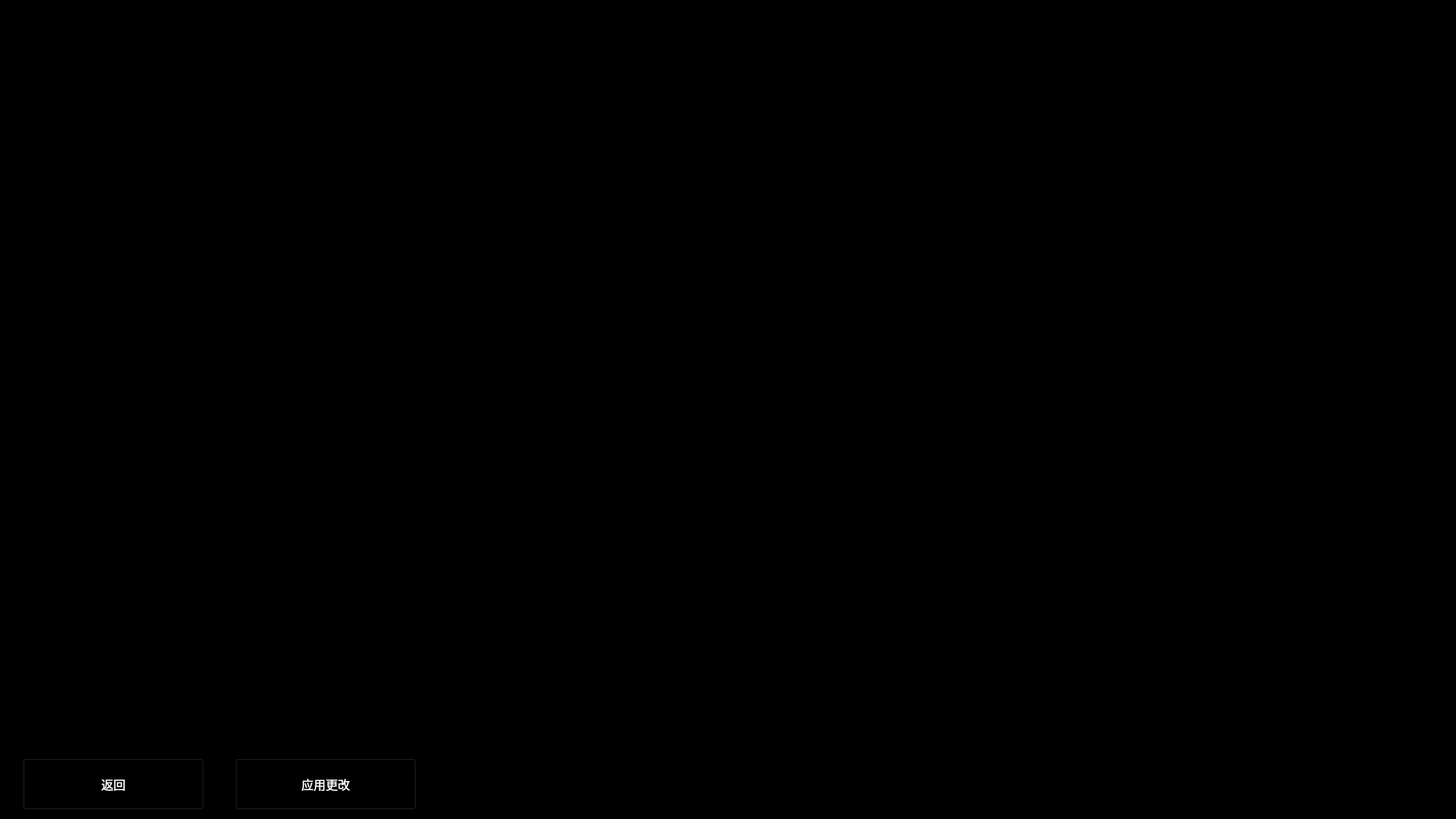
<?xml version="1.0" encoding="UTF-8"?>
<ui version="4.0">
 <class>Setting</class>
 <widget class="QWidget" name="Setting">
  <property name="geometry">
   <rect>
    <x>0</x>
    <y>0</y>
    <width>1920</width>
    <height>1080</height>
   </rect>
  </property>
  <property name="windowTitle">
   <string>Form</string>
  </property>
  <property name="styleSheet">
   <string notr="true">backGround:black</string>
  </property>
  <widget class="QPushButton" name="bt_back">
   <property name="geometry">
    <rect>
     <x>30</x>
     <y>1000</y>
     <width>239</width>
     <height>68</height>
    </rect>
   </property>
   <property name="styleSheet">
    <string notr="true">.QPushButton{color:white;
border-image:url(./ui/resources/HomePageBtnBg.png);
font-family:微软雅黑;
font-size:16px}
.QPushButton:hover{color:#79d9ff;
border-image:url(./ui/resources/HomePageBtnBg_hover.png);
font-size:16px}</string>
   </property>
   <property name="text">
    <string>返回</string>
   </property>
  </widget>
  <widget class="QLabel" name="bg_label">
   <property name="geometry">
    <rect>
     <x>0</x>
     <y>0</y>
     <width>1920</width>
     <height>1080</height>
    </rect>
   </property>
   <property name="styleSheet">
    <string notr="true">background:url(./ui/resources/SettingBg.png)
</string>
   </property>
   <property name="text">
    <string/>
   </property>
  </widget>
  <widget class="QLineEdit" name="cam_input">
   <property name="geometry">
    <rect>
     <x>560</x>
     <y>330</y>
     <width>336</width>
     <height>42</height>
    </rect>
   </property>
   <property name="styleSheet">
    <string notr="true">QLineEdit {
	border: 0px solid #A0A0A0;
	background: url(./ui/resources/lineEdit.png),transparent;
	color: #5e7884; 
	selection-background-color: #5e7884; 
	selection-color: white; /* 选中文本的颜色 */
	font-family: 微软雅黑;
	font-size: 14pt; /* 文本字体大小 */
	text-align:center
}

QLineEdit:hover { /* 鼠标悬浮在QLineEdit时的状态 */
	border: 0px solid #298DFF;
	background: url(./ui/resources/lineEdit_hover.png),transparent;
	color: #87d8ff;
	selection-background-color: black;
	selection-color: white;
}</string>
   </property>
   <property name="text">
    <string/>
   </property>
  </widget>
  <widget class="QCheckBox" name="fire_sound">
   <property name="geometry">
    <rect>
     <x>1600</x>
     <y>330</y>
     <width>30</width>
     <height>30</height>
    </rect>
   </property>
   <property name="acceptDrops">
    <bool>false</bool>
   </property>
   <property name="autoFillBackground">
    <bool>false</bool>
   </property>
   <property name="styleSheet">
    <string notr="true">
QCheckBox{
	border: none;/*最外层边框*/
	background:transparent
}
QCheckBox::indicator{/*选择框尺寸*/
    background-color: rgba(255, 255, 255, 0);
    border: 0px solid #b1b1b1;
	width: 30px;
	height: 30px;
}
 
QCheckBox::indicator:unchecked {
        image: url(./ui/resources/unchecked.png);
}
QCheckBox::indicator:unchecked:hover {
        image: url(./ui/resources/unchecked_hover.png);
}
QCheckBox::indicator:unchecked:pressed {
        image: url(./ui/resources/unchecked_hover.png);
}
QCheckBox::indicator:checked {
        image: url(./ui/resources/checked.png);
}
QCheckBox::indicator:checked:hover {
        image: url(./ui/resources/checked_hover.png);
}
QCheckBox::indicator:checked:pressed {
        image: url(./ui/resources/checked_hover.png);
}</string>
   </property>
   <property name="text">
    <string/>
   </property>
   <property name="iconSize">
    <size>
     <width>30</width>
     <height>30</height>
    </size>
   </property>
   <property name="checked">
    <bool>false</bool>
   </property>
  </widget>
  <widget class="QCheckBox" name="shell_sound">
   <property name="geometry">
    <rect>
     <x>1600</x>
     <y>380</y>
     <width>30</width>
     <height>30</height>
    </rect>
   </property>
   <property name="acceptDrops">
    <bool>false</bool>
   </property>
   <property name="autoFillBackground">
    <bool>false</bool>
   </property>
   <property name="styleSheet">
    <string notr="true">
QCheckBox{
	border: none;/*最外层边框*/
	background:transparent
}
QCheckBox::indicator{/*选择框尺寸*/
    background-color: rgba(255, 255, 255, 0);
    border: 0px solid #b1b1b1;
	width: 30px;
	height: 30px;
}
 
QCheckBox::indicator:unchecked {
        image: url(./ui/resources/unchecked.png);
}
QCheckBox::indicator:unchecked:hover {
        image: url(./ui/resources/unchecked_hover.png);
}
QCheckBox::indicator:unchecked:pressed {
        image: url(./ui/resources/unchecked_hover.png);
}
QCheckBox::indicator:checked {
        image: url(./ui/resources/checked.png);
}
QCheckBox::indicator:checked:hover {
        image: url(./ui/resources/checked_hover.png);
}
QCheckBox::indicator:checked:pressed {
        image: url(./ui/resources/checked_hover.png);
}</string>
   </property>
   <property name="text">
    <string/>
   </property>
   <property name="iconSize">
    <size>
     <width>30</width>
     <height>30</height>
    </size>
   </property>
   <property name="checked">
    <bool>false</bool>
   </property>
  </widget>
  <widget class="QCheckBox" name="hit_sound">
   <property name="geometry">
    <rect>
     <x>1600</x>
     <y>430</y>
     <width>30</width>
     <height>30</height>
    </rect>
   </property>
   <property name="acceptDrops">
    <bool>false</bool>
   </property>
   <property name="autoFillBackground">
    <bool>false</bool>
   </property>
   <property name="styleSheet">
    <string notr="true">
QCheckBox{
	border: none;/*最外层边框*/
	background:transparent
}
QCheckBox::indicator{/*选择框尺寸*/
    background-color: rgba(255, 255, 255, 0);
    border: 0px solid #b1b1b1;
	width: 30px;
	height: 30px;
}
 
QCheckBox::indicator:unchecked {
        image: url(./ui/resources/unchecked.png);
}
QCheckBox::indicator:unchecked:hover {
        image: url(./ui/resources/unchecked_hover.png);
}
QCheckBox::indicator:unchecked:pressed {
        image: url(./ui/resources/unchecked_hover.png);
}
QCheckBox::indicator:checked {
        image: url(./ui/resources/checked.png);
}
QCheckBox::indicator:checked:hover {
        image: url(./ui/resources/checked_hover.png);
}
QCheckBox::indicator:checked:pressed {
        image: url(./ui/resources/checked_hover.png);
}</string>
   </property>
   <property name="text">
    <string/>
   </property>
   <property name="iconSize">
    <size>
     <width>30</width>
     <height>30</height>
    </size>
   </property>
   <property name="checked">
    <bool>false</bool>
   </property>
  </widget>
  <widget class="QCheckBox" name="kill_sound">
   <property name="geometry">
    <rect>
     <x>1600</x>
     <y>480</y>
     <width>30</width>
     <height>30</height>
    </rect>
   </property>
   <property name="acceptDrops">
    <bool>false</bool>
   </property>
   <property name="autoFillBackground">
    <bool>false</bool>
   </property>
   <property name="styleSheet">
    <string notr="true">
QCheckBox{
	border: none;/*最外层边框*/
	background:transparent
}
QCheckBox::indicator{/*选择框尺寸*/
    background-color: rgba(255, 255, 255, 0);
    border: 0px solid #b1b1b1;
	width: 30px;
	height: 30px;
}
 
QCheckBox::indicator:unchecked {
        image: url(./ui/resources/unchecked.png);
}
QCheckBox::indicator:unchecked:hover {
        image: url(./ui/resources/unchecked_hover.png);
}
QCheckBox::indicator:unchecked:pressed {
        image: url(./ui/resources/unchecked_hover.png);
}
QCheckBox::indicator:checked {
        image: url(./ui/resources/checked.png);
}
QCheckBox::indicator:checked:hover {
        image: url(./ui/resources/checked_hover.png);
}
QCheckBox::indicator:checked:pressed {
        image: url(./ui/resources/checked_hover.png);
}</string>
   </property>
   <property name="text">
    <string/>
   </property>
   <property name="iconSize">
    <size>
     <width>30</width>
     <height>30</height>
    </size>
   </property>
   <property name="checked">
    <bool>false</bool>
   </property>
  </widget>
  <widget class="QPushButton" name="bt_apply">
   <property name="geometry">
    <rect>
     <x>310</x>
     <y>1000</y>
     <width>239</width>
     <height>68</height>
    </rect>
   </property>
   <property name="styleSheet">
    <string notr="true">.QPushButton{color:white;
border-image:url(./ui/resources/HomePageBtnBg.png);
font-family:微软雅黑;
font-size:16px}
.QPushButton:hover{color:#79d9ff;
border-image:url(./ui/resources/HomePageBtnBg_hover.png);
font-size:16px}</string>
   </property>
   <property name="text">
    <string>应用更改</string>
   </property>
  </widget>
  <widget class="QLineEdit" name="tick_input">
   <property name="geometry">
    <rect>
     <x>560</x>
     <y>380</y>
     <width>336</width>
     <height>42</height>
    </rect>
   </property>
   <property name="styleSheet">
    <string notr="true">QLineEdit {
	border: 0px solid #A0A0A0;
	background: url(./ui/resources/lineEdit.png),transparent;
	color: #5e7884; 
	selection-background-color: #5e7884; 
	selection-color: white; /* 选中文本的颜色 */
	font-family: 微软雅黑;
	font-size: 14pt; /* 文本字体大小 */
	text-align:center
}

QLineEdit:hover { /* 鼠标悬浮在QLineEdit时的状态 */
	border: 0px solid #298DFF;
	background: url(./ui/resources/lineEdit_hover.png),transparent;
	color: #87d8ff;
	selection-background-color: black;
	selection-color: white;
}</string>
   </property>
  </widget>
  <widget class="QLineEdit" name="threshold_input">
   <property name="geometry">
    <rect>
     <x>580</x>
     <y>430</y>
     <width>284</width>
     <height>42</height>
    </rect>
   </property>
   <property name="styleSheet">
    <string notr="true">QLineEdit {
	border: 0px solid #A0A0A0;
	background: url(./ui/resources/lineEdit.png),transparent;
	color: #5e7884; 
	selection-background-color: #5e7884; 
	selection-color: white; /* 选中文本的颜色 */
	font-family: 微软雅黑;
	font-size: 14pt; /* 文本字体大小 */
	text-align:center
}

QLineEdit:hover { /* 鼠标悬浮在QLineEdit时的状态 */
	border: 0px solid #298DFF;
	background: url(./ui/resources/lineEdit_hover.png),transparent;
	color: #87d8ff;
	selection-background-color: black;
	selection-color: white;
}</string>
   </property>
  </widget>
  <widget class="QLineEdit" name="score_precision_input">
   <property name="geometry">
    <rect>
     <x>580</x>
     <y>480</y>
     <width>284</width>
     <height>42</height>
    </rect>
   </property>
   <property name="styleSheet">
    <string notr="true">QLineEdit {
	border: 0px solid #A0A0A0;
	background: url(./ui/resources/lineEdit.png),transparent;
	color: #5e7884; 
	selection-background-color: #5e7884; 
	selection-color: white; /* 选中文本的颜色 */
	font-family: 微软雅黑;
	font-size: 14pt; /* 文本字体大小 */
	text-align:center
}

QLineEdit:hover { /* 鼠标悬浮在QLineEdit时的状态 */
	border: 0px solid #298DFF;
	background: url(./ui/resources/lineEdit_hover.png),transparent;
	color: #87d8ff;
	selection-background-color: black;
	selection-color: white;
}</string>
   </property>
  </widget>
  <zorder>bg_label</zorder>
  <zorder>bt_back</zorder>
  <zorder>cam_input</zorder>
  <zorder>fire_sound</zorder>
  <zorder>shell_sound</zorder>
  <zorder>hit_sound</zorder>
  <zorder>kill_sound</zorder>
  <zorder>bt_apply</zorder>
  <zorder>tick_input</zorder>
  <zorder>threshold_input</zorder>
  <zorder>score_precision_input</zorder>
 </widget>
 <resources/>
 <connections/>
</ui>
